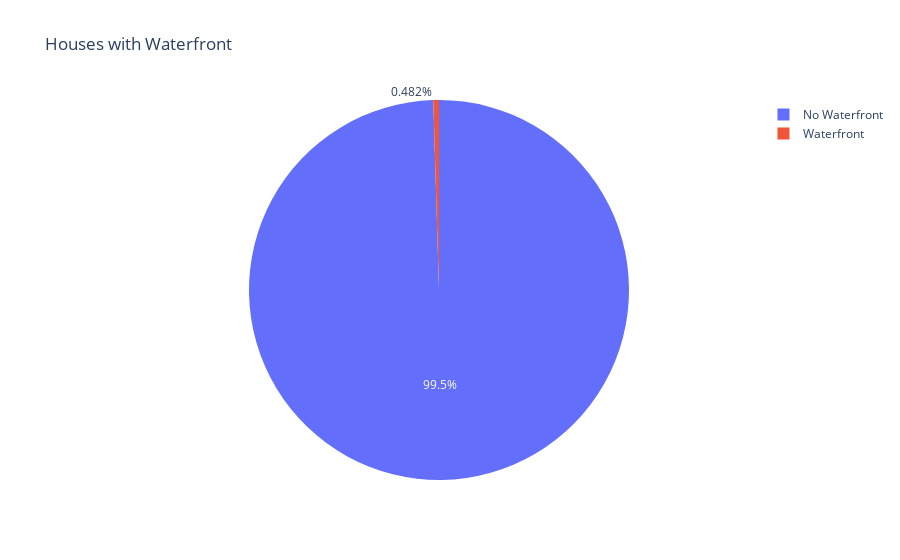

Write notebook code for a chart like this one.
### Code cell
px.pie(
    df,
    names={'0' : 'No Waterfront', '1': 'Waterfront'},
    values=df.waterfront.value_counts().values,
    title="Houses with Waterfront"

)

### Figure 1 — Plotly figure (JSON) as saved in the notebook; plotly's stock layout.template omitted (floating-point values rounded to 4 significant figures)
{"data": [{"domain": {"x": [0, 1], "y": [0, 1]}, "hovertemplate": "label=%{label}<br>value=%{value}<extra></extra>", "labels": ["No Waterfront", "Waterfront"], "legendgroup": "", "name": "", "showlegend": true, "type": "pie", "values": [4340, 21]}], "layout": {"legend": {"tracegroupgap": 0}, "title": {"text": "Houses with Waterfront"}}}
